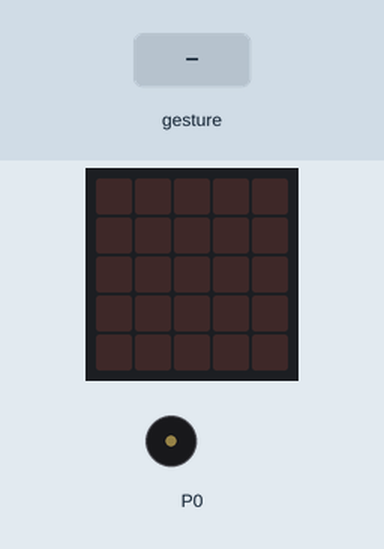
Simulated run of this program. Board: BBC micro:bit (MakeCode). On the bench: the board's 5×5 LED display, buzzer (waves = sounding). Inputs (shaded band) come from the test bench. Random numbers come from a fixed seed; a tilt is held for 1.5 s and a shake lasts 1 s, then the board lies face up again.

Above: at 1.2 s.
1.3 s: gesture 'shake'
At 1.9 s:
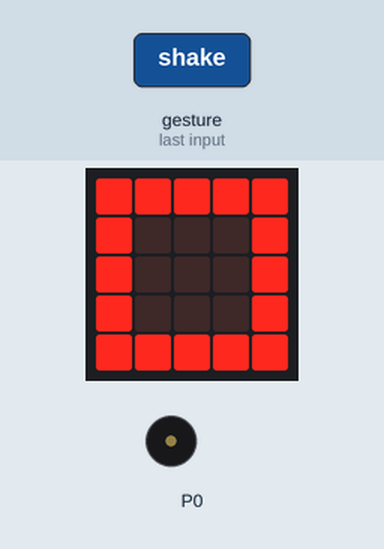
At 2.5 s:
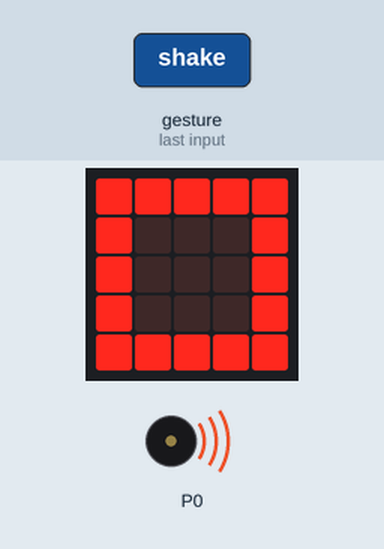
4.3 s: gesture 'shake'
At 6.7 s:
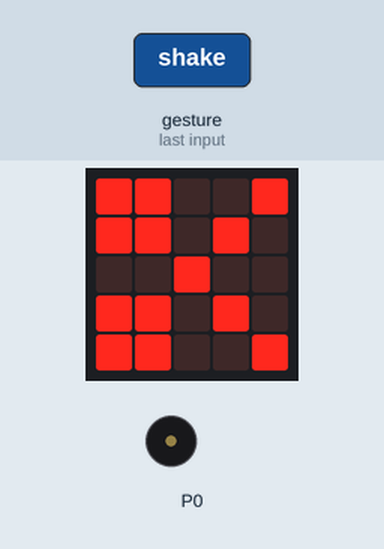
Timing chart, 0 to 8.2 s (numbered marks = the images above; inputs shaded):
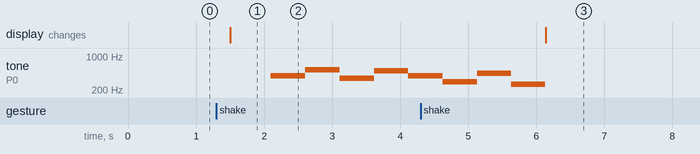

The program:

main.ts
```typescript
let mano = 0
input.onGesture(Gesture.Shake, function () {
    mano = randint(1, 3)
    if (mano == 1) {
        basic.showIcon(IconNames.Square)
        music.play(music.stringPlayable("G C5 F B G D A C ", 120), music.PlaybackMode.UntilDone)
    } else if (mano == 2) {
        basic.showLeds(`
            . . # . .
            . # # # .
            . # # # .
            . . # . .
            . . . . .
            `)
        music.play(music.stringPlayable("C G E A F B G C5 ", 120), music.PlaybackMode.UntilDone)
    } else {
        basic.showIcon(IconNames.Scissors)
    }
})
```

test.ts
```typescript
// aquí va el archivo "tests"; esto no se compilará cuando este paquete se utilice como una extensión.
```

Measured:
- after the input at 1.3 s, tone on P0: plays 392 Hz for 0.51 s, 523 Hz for 0.51 s, 349 Hz for 0.51 s, 494 Hz for 0.51 s, 392 Hz for 0.18 s, starting after 0.80 s; the display: changes after 0.20 s (image 1)
- after the input at 4.3 s, the display: changes after 1.8 s (image 3)
